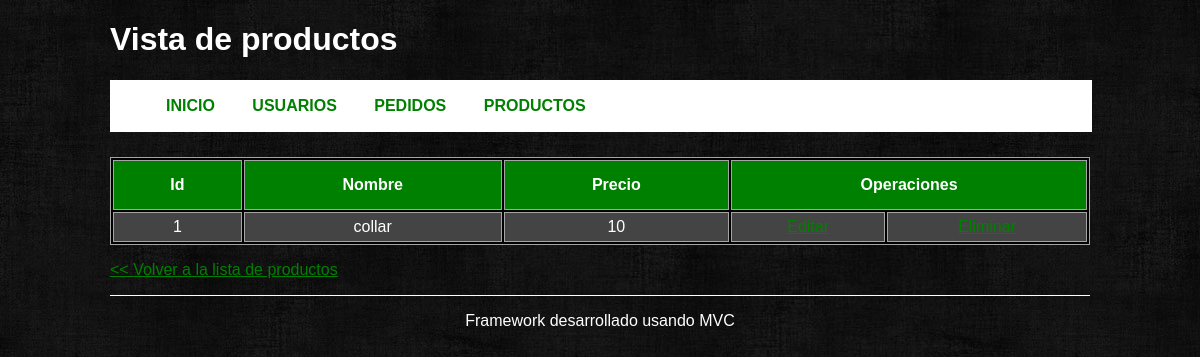
Screenshot of /product/view/1 with the database file from the repository.
### tables this page shows
CREATE TABLE IF NOT EXISTS `productos` (
  `id` int(11) NOT NULL AUTO_INCREMENT,
  `nombre` varchar(30) NOT NULL,
  `precio` int(4) NOT NULL,
  PRIMARY KEY (`id`)
);

### controllers/productController.php (called while the page is built, shortened)
<?php
class productController extends Controller {
    private $_product;
    public function __construct () {
        $this->_product = $this->loadModel('product');
    }
    public function view($productid){
        $this->_view->product = $this->_product->getProductsById($productid);
        $this->_view->title   = "Vista de productos";
        $this->_view->render('view');
    }
}

### index.php (called while the page is built, shortened)
<?php
require_once APP_PATH . 'Controller.php';
require_once APP_PATH . 'Model.php';
try{
    Bootstrap::run(new Request);
}catch(Exception $e){
    echo $e->getMessage();;
}
?>

### application/Model.php (called while the page is built, shortened)
<?php
class Model {
    public function __construct() {
        $this->_db = new Database();
    }
}

### models/productModel.php (called while the page is built, shortened)
<?php
class productModel extends Model {
    public function getProductsById($id) {
        $user = $this->_db->prepare("SELECT * FROM productos WHERE id = ?");
        $user->bindParam(1, $id, PDO::PARAM_INT);
        $user->execute();
        return array_shift($user->fetchall());
    }
}

### application/Controller.php (called while the page is built, shortened)
<?php
abstract class Controller {
    protected function loadModel($model) {
        $model = $model . 'Model';
        $pathModel = ROOT . 'models' . DS . $model . '.php';
        if(is_readable($pathModel)) {
            $model = new $model;
            return $model;
        }
        else {
            throw new Exception("Error de Modelo");
        }
    }
}

### views/product/view.phtml (the view)
<?php if(isset($this->product)  && count($this->product)): ?>
<table>
    <tr>
        <th>Id</th>
        <th>Nombre</th>
        <th>Precio</th>
        <th colspan="2">Operaciones</th>
    </tr>
    <tr id="cuerpo">
        <td><?php echo $this->product['id']?></td>
        <td><?php echo $this->product['nombre']?></td>
        <td><?php echo $this->product['precio']?></td>
        <td>
            <a href="<?php echo BASE_URL . 'product/edit/' . $this->product['id']; ?>">Editar</a>
        </td>
        <td>
            <a href="<?php echo BASE_URL . 'product/delete/' . $this->product['id']; ?>">Eliminar</a>
        </td>
    </tr>
</table>
<?php else: ?>
    <p><strong>No hay datos en la base de datos</strong></p>
<?php endif; ?>
<p><a href="<?php echo BASE_URL . 'product' ?>">&lt;&lt; Volver a la lista de productos</a></p>

### views/layout/default/css/style.css (style rules this page uses)
body { color: white; background: transparent url('../img/fondo.jpeg') repeat; font-family: Arial, Helvetica, Verdana; }
a, a:visited { color:green; }
table { width: 980px; text-align: center; background: black; border: 1px solid #A4A4A4; border-collapse: separate; }
td { padding: 5px; border: 1px solid #A4A4A4; border-collapse: separate; }
th { padding: 15px; background: green; border: 1px solid #A4A4A4; border-collapse: separate; }
tr#cuerpo:nth-child(2n) { background: #444 }

### rows the page displays
productos: id "1", nombre "collar", precio "10"

### other values shown
$this->title "Vista de productos"
$layoutParams['menu'][$i]['title'] "INICIO"
$layoutParams['menu'][$i]['title'] "USUARIOS"
$layoutParams['menu'][$i]['title'] "PEDIDOS"
$layoutParams['menu'][$i]['title'] "PRODUCTOS"
